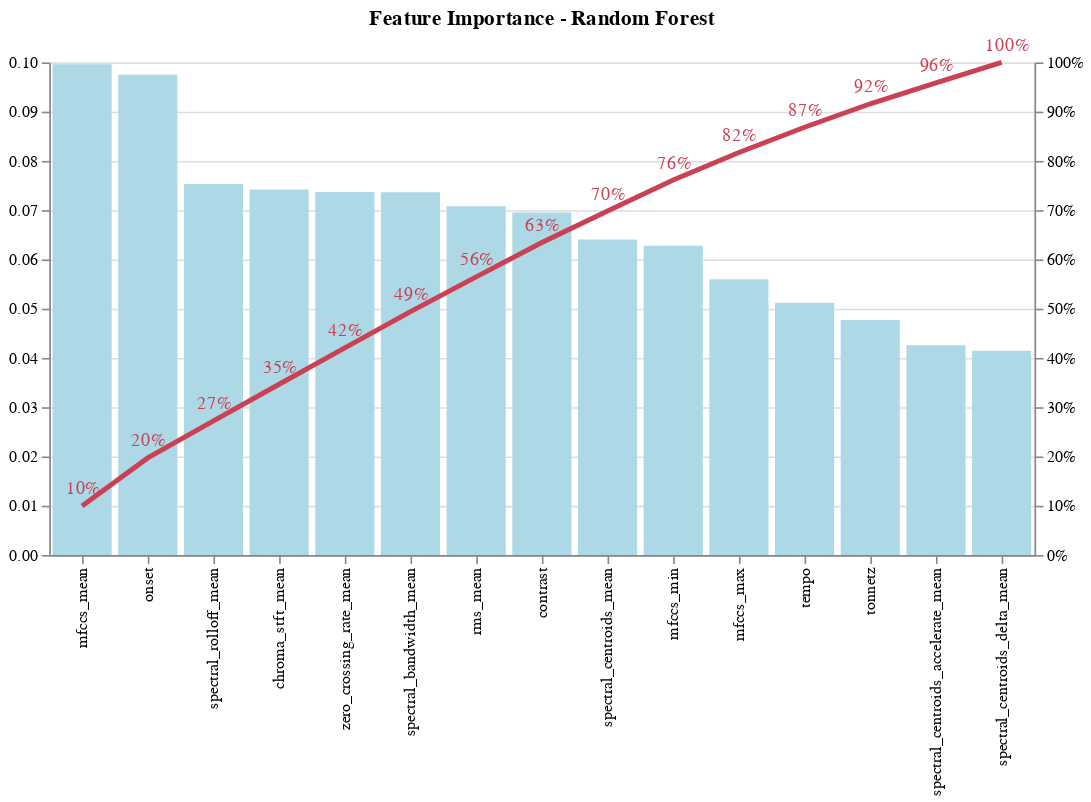

The cell this chart's notebook holds for it:
### Code cell
alt.Chart(feature_imp_df).mark_bar().encode(x=alt.X('Features:N', title=None, sort='-y'), 
                                            y=alt.Y('Importance:Q', title=None),
                                            color=alt.Color('Importance:Q', legend=None)
                                           ).properties(title='Feature Importance', width=400)


base = alt.Chart(feature_imp_df).encode(x = alt.X('Features:N', title=None, sort='-y'))

bar_chart = base.mark_bar(color='#ADD8E6').encode(
    y = alt.Y('Importance:Q', title=None)).properties(width=600)

line = base.mark_line(strokeWidth= 3,color = '#cb4154').encode(
    y = alt.Y('cum_%',
             title=None,
             axis=alt.Axis(format=".0%")),
    text = alt.Text('Importance:Q'))

text = base.mark_text( strokeWidth= 3, color = '#cb4154',
                      align='left',
                      baseline='middle', 
                      dx=-10, 
                      dy = -10
        ).encode(y=alt.Y('cum_%:Q', axis=None),
        text=alt.Text('cum_%:Q', format="0.0%"))

(bar_chart + line + text).resolve_scale(
    y = 'independent'
).properties(title='Feature Importance - Random Forest')

### Figure 1 — Vega specification as saved in the notebook (floating-point values rounded to 4 significant figures)
{"$schema": "https://vega.github.io/schema/vega/v5.json", "data": [{"name": "source_0", "values": [{"Features": "mfccs_mean", "Importance": 0.0996, "cum_%": 0.0996}, {"Features": "onset", "Importance": 0.0975, "cum_%": 0.1971}, {"Features": "spectral_rolloff_mean", "Importance": 0.07531, "cum_%": 0.2724}, {"Features": "chroma_stft_mean", "Importance": 0.07418, "cum_%": 0.3466}, {"Features": "zero_crossing_rate_mean", "Importance": 0.0737, "cum_%": 0.4203}, {"Features": "spectral_bandwidth_mean", "Importance": 0.07366, "cum_%": 0.494}, {"Features": "rms_mean", "Importance": 0.07078, "cum_%": 0.5647}, {"Features": "contrast", "Importance": 0.0695, "cum_%": 0.6342}, {"Features": "spectral_centroids_mean", "Importance": 0.06404, "cum_%": 0.6983}, {"Features": "mfccs_min", "Importance": 0.06279, "cum_%": 0.7611}, {"Features": "mfccs_max", "Importance": 0.05599, "cum_%": 0.8171}, {"Features": "tempo", "Importance": 0.05121, "cum_%": 0.8683}, {"Features": "tonnetz", "Importance": 0.0477, "cum_%": 0.916}, {"Features": "spectral_centroids_accelerate_mean", "Importance": 0.04257, "cum_%": 0.9585}, {"Features": "spectral_centroids_delta_mean", "Importance": 0.04147, "cum_%": 1.0}]}, {"name": "data_1", "values": [{"Features": "mfccs_mean", "Importance_end": 0.0996, "Importance_start": 0.0}, {"Features": "onset", "Importance_end": 0.0975, "Importance_start": 0.0}, {"Features": "spectral_rolloff_mean", "Importance_end": 0.07531, "Importance_start": 0.0}, {"Features": "chroma_stft_mean", "Importance_end": 0.07418, "Importance_start": 0.0}, {"Features": "zero_crossing_rate_mean", "Importance_end": 0.0737, "Importance_start": 0.0}, {"Features": "spectral_bandwidth_mean", "Importance_end": 0.07366, "Importance_start": 0.0}, {"Features": "rms_mean", "Importance_end": 0.07078, "Importance_start": 0.0}, {"Features": "contrast", "Importance_end": 0.0695, "Importance_start": 0.0}, {"Features": "spectral_centroids_mean", "Importance_end": 0.06404, "Importance_start": 0.0}, {"Features": "mfccs_min", "Importance_end": 0.06279, "Importance_start": 0.0}, {"Features": "mfccs_max", "Importance_end": 0.05599, "Importance_start": 0.0}, {"Features": "tempo", "Importance_end": 0.05121, "Importance_start": 0.0}, {"Features": "tonnetz", "Importance_end": 0.0477, "Importance_start": 0.0}, {"Features": "spectral_centroids_accelerate_mean", "Importance_end": 0.04257, "Importance_start": 0.0}, {"Features": "spectral_centroids_delta_mean", "Importance_end": 0.04147, "Importance_start": 0.0}]}, {"name": "data_2", "values": [{"Features": "mfccs_mean", "cum_%": 0.0996}, {"Features": "onset", "cum_%": 0.1971}, {"Features": "spectral_rolloff_mean", "cum_%": 0.2724}, {"Features": "chroma_stft_mean", "cum_%": 0.3466}, {"Features": "zero_crossing_rate_mean", "cum_%": 0.4203}, {"Features": "spectral_bandwidth_mean", "cum_%": 0.494}, {"Features": "rms_mean", "cum_%": 0.5647}, {"Features": "contrast", "cum_%": 0.6342}, {"Features": "spectral_centroids_mean", "cum_%": 0.6983}, {"Features": "mfccs_min", "cum_%": 0.7611}, {"Features": "mfccs_max", "cum_%": 0.8171}, {"Features": "tempo", "cum_%": 0.8683}, {"Features": "tonnetz", "cum_%": 0.916}, {"Features": "spectral_centroids_accelerate_mean", "cum_%": 0.9585}, {"Features": "spectral_centroids_delta_mean", "cum_%": 1.0}]}, {"name": "source_0_x_domain_Features", "values": [{"Features": "mfccs_mean", "sort_field": 0.0996}, {"Features": "onset", "sort_field": 0.0975}, {"Features": "spectral_rolloff_mean", "sort_field": 0.07531}, {"Features": "chroma_stft_mean", "sort_field": 0.07418}, {"Features": "zero_crossing_rate_mean", "sort_field": 0.0737}, {"Features": "spectral_bandwidth_mean", "sort_field": 0.07366}, {"Features": "rms_mean", "sort_field": 0.07078}, {"Features": "contrast", "sort_field": 0.0695}, {"Features": "spectral_centroids_mean", "sort_field": 0.06404}, {"Features": "mfccs_min", "sort_field": 0.06279}, {"Features": "mfccs_max", "sort_field": 0.05599}, {"Features": "tempo", "sort_field": 0.05121}, {"Features": "tonnetz", "sort_field": 0.0477}, {"Features": "spectral_centroids_accelerate_mean", "sort_field": 0.04257}, {"Features": "spectral_centroids_delta_mean", "sort_field": 0.04147}]}, {"name": "source_0_layer_1_y_domain_cum_%", "values": [{"min": 0.0996, "max": 1.0}]}, {"name": "data_2_layer_2_y_domain_cum_%", "values": [{"min": 0.0996, "max": 1.0}]}], "marks": [{"type": "rect", "name": "layer_0_marks", "from": {"data": "data_1"}, "encode": {"update": {"fill": {"value": "#ADD8E6"}, "y": {"field": "Importance_end", "scale": "layer_0_y"}, "y2": {"field": "Importance_start", "scale": "layer_0_y"}, "width": {"signal": "max(0.25, bandwidth('x'))"}, "x": {"field": "Features", "scale": "x"}}}, "style": ["bar"]}, {"type": "line", "name": "layer_1_marks", "from": {"data": "source_0"}, "sort": {"field": "x"}, "encode": {"update": {"y": {"field": "cum_%", "scale": "layer_1_y"}, "stroke": {"value": "#cb4154"}, "strokeWidth": {"value": 3}, "x": {"field": "Features", "scale": "x", "band": 0.5}, "defined": {"signal": "isValid(datum[\"cum_%\"]) && isFinite(+datum[\"cum_%\"])"}}}, "style": ["line"]}, {"type": "text", "name": "layer_2_marks", "from": {"data": "data_2"}, "encode": {"update": {"align": {"value": "left"}, "strokeWidth": {"value": 3}, "x": {"field": "Features", "scale": "x", "band": 0.5}, "baseline": {"value": "middle"}, "y": {"field": "cum_%", "scale": "layer_2_y"}, "dy": {"value": -10}, "fill": {"value": "#cb4154"}, "text": {"signal": "format(datum[\"cum_%\"], \"0.0%\")"}, "dx": {"value": -10}}}, "style": ["text"]}], "scales": [{"name": "x", "type": "band", "domain": {"data": "source_0_x_domain_Features", "field": "Features", "sort": {"op": "max", "field": "sort_field", "order": "descending"}}, "range": [0, {"signal": "width"}], "paddingInner": 0.1, "paddingOuter": 0.05}, {"name": "layer_0_y", "type": "linear", "domain": {"data": "data_1", "fields": ["Importance_start", "Importance_end"]}, "range": [{"signal": "height"}, 0], "zero": true, "nice": true}, {"name": "layer_1_y", "type": "linear", "domain": [{"signal": "(data(\"source_0_layer_1_y_domain_cum_%\")[0] || {}).min"}, {"signal": "(data(\"source_0_layer_1_y_domain_cum_%\")[0] || {}).max"}], "range": [{"signal": "height"}, 0], "nice": true, "zero": true}, {"name": "layer_2_y", "type": "linear", "domain": [{"signal": "(data(\"data_2_layer_2_y_domain_cum_%\")[0] || {}).min"}, {"signal": "(data(\"data_2_layer_2_y_domain_cum_%\")[0] || {}).max"}], "range": [{"signal": "height"}, 0], "nice": true, "zero": true}], "axes": [{"scale": "layer_0_y", "ticks": false, "maxExtent": 0, "orient": "left", "aria": false, "domain": false, "minExtent": 0, "tickCount": {"signal": "ceil(height/40)"}, "grid": true, "zindex": 0, "gridScale": "x", "labels": false}, {"scale": "x", "labelAngle": 270, "labelBaseline": "middle", "orient": "bottom", "zindex": 0, "labelAlign": "right", "grid": false}, {"scale": "layer_0_y", "zindex": 0, "grid": false, "tickCount": {"signal": "ceil(height/40)"}, "orient": "left", "labelOverlap": true}, {"scale": "layer_1_y", "labelOverlap": true, "tickCount": {"signal": "ceil(height/40)"}, "zindex": 0, "grid": false, "orient": "right", "format": ".0%"}], "title": {"text": "Feature Importance - Random Forest", "frame": "group"}, "padding": 5, "style": "cell", "height": 300, "background": "white", "width": 600}
